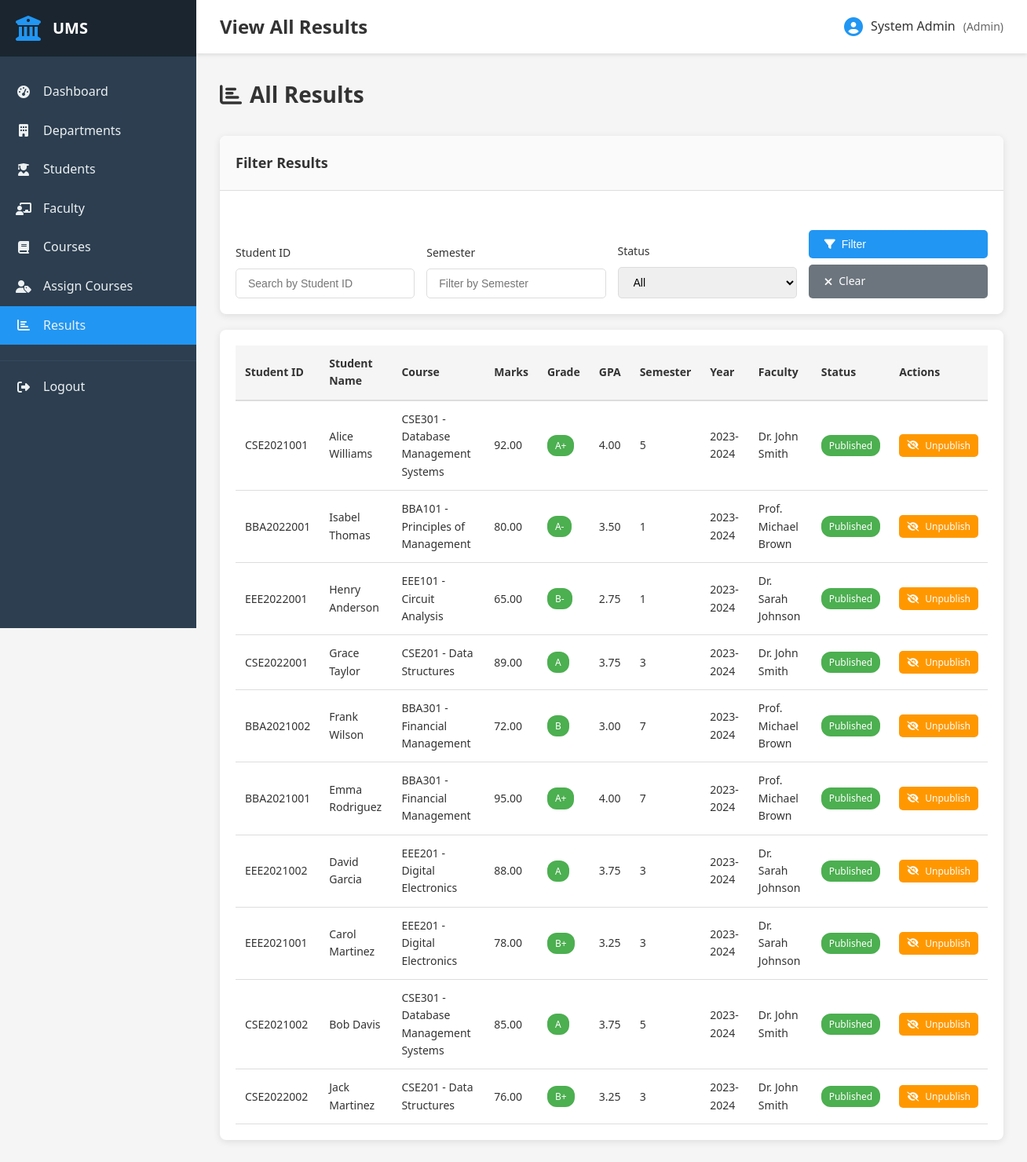
/admin/results.php (signed in), run on the app's committed database.
### tables this page shows
CREATE TABLE results (
    id INT AUTO_INCREMENT PRIMARY KEY,
    student_id INT NOT NULL,
    course_id INT NOT NULL,
    marks DECIMAL(5,2) NOT NULL,
    grade VARCHAR(5),
    grade_point DECIMAL(3,2),
    faculty_id INT,
    semester INT NOT NULL,
    academic_year VARCHAR(10) NOT NULL,
    published TINYINT(1) DEFAULT 0,
    created_at TIMESTAMP DEFAULT CURRENT_TIMESTAMP,
    updated_at TIMESTAMP DEFAULT CURRENT_TIMESTAMP ON UPDATE CURRENT_TIMESTAMP,
    FOREIGN KEY (student_id) REFERENCES students(id) ON DELETE CASCADE,
    FOREIGN KEY (course_id) REFERENCES courses(id) ON DELETE CASCADE,
    FOREIGN KEY (faculty_id) REFERENCES faculty(id) ON DELETE SET NULL
);

CREATE TABLE students (
    id INT AUTO_INCREMENT PRIMARY KEY,
    user_id INT NOT NULL,
    student_id VARCHAR(20) NOT NULL UNIQUE,
    name VARCHAR(100) NOT NULL,
    department_id INT,
    year INT NOT NULL,
    semester INT NOT NULL,
    created_at TIMESTAMP DEFAULT CURRENT_TIMESTAMP,
    FOREIGN KEY (user_id) REFERENCES users(id) ON DELETE CASCADE,
    FOREIGN KEY (department_id) REFERENCES departments(id) ON DELETE SET NULL
);

CREATE TABLE courses (
    id INT AUTO_INCREMENT PRIMARY KEY,
    course_code VARCHAR(20) NOT NULL UNIQUE,
    course_name VARCHAR(150) NOT NULL,
    credit DECIMAL(3,1) NOT NULL,
    department_id INT,
    semester INT NOT NULL,
    created_at TIMESTAMP DEFAULT CURRENT_TIMESTAMP,
    FOREIGN KEY (department_id) REFERENCES departments(id) ON DELETE SET NULL
);

CREATE TABLE faculty (
    id INT AUTO_INCREMENT PRIMARY KEY,
    user_id INT NOT NULL,
    name VARCHAR(100) NOT NULL,
    department_id INT,
    created_at TIMESTAMP DEFAULT CURRENT_TIMESTAMP,
    FOREIGN KEY (user_id) REFERENCES users(id) ON DELETE CASCADE,
    FOREIGN KEY (department_id) REFERENCES departments(id) ON DELETE SET NULL
);

### includes/functions.php (called while the page is built, shortened)
<?php
function clean($data) {
    return htmlspecialchars($data, ENT_QUOTES, 'UTF-8');
}
?>

### admin/results.php (the view, shortened to what this page needs)
<?php
require_once __DIR__ . '/../includes/functions.php';
$where = [];
$params = [];
$types = "";
$where_clause = !empty($where) ? "WHERE " . implode(" AND ", $where) : "";
$query = "
    SELECT r.*, s.name as student_name, s.student_id,
           c.course_code, c.course_name, c.credit,
           f.name as faculty_name
    FROM results r
    JOIN students s ON r.student_id = s.id
    JOIN courses c ON r.course_id = c.id
    LEFT JOIN faculty f ON r.faculty_id = f.id
    $where_clause
    ORDER BY r.created_at DESC
";
if (!empty($params)) {
    $stmt = $conn->prepare($query);
    $stmt->bind_param($types, ...$params);
    $stmt->execute();
    $results = $stmt->get_result();
} else {
    $results = $conn->query($query);
}
include __DIR__ . '/../includes/header.php';
?>
<div class="page-header">
    <h2><i class="fas fa-chart-bar"></i> All Results</h2>
</div>
<div class="content-card">
    <div class="card-header">
        <h3>Filter Results</h3>
    </div>
    <div class="card-body">
        <form method="GET" class="filter-form">
            <div class="form-row">
                <div class="form-group">
                    <label>Student ID</label>
                    <input type="text" name="student_id" value="<?php echo $_GET['student_id'] ?? ''; ?>" class="form-control" placeholder="Search by Student ID">
                </div>
                <div class="form-group">
                    <label>Semester</label>
                    <input type="number" name="semester" value="<?php echo $_GET['semester'] ?? ''; ?>" class="form-control" placeholder="Filter by Semester">
                </div>
                <div class="form-group">
                    <label>Status</label>
                    <select name="published" class="form-control">
                        <option value="">All</option>
                    </select>
                </div>
                <div class="form-group">
                    <label>&nbsp;</label>
                    <button type="submit" class="btn btn-primary">
                        <i class="fas fa-filter"></i> Filter
                    </button>
                    <a href="/admin/results.php" class="btn btn-secondary">
                        <i class="fas fa-times"></i> Clear
                    </a>
                </div>
            </div>
        </form>
    </div>
</div>
<div class="content-card">
    <div class="card-body">
        <div class="table-responsive">
            <table class="data-table">
                <thead>
                    <tr>
                        <th>Student ID</th>
                        <th>Student Name</th>
                        <th>Course</th>
                        <th>Marks</th>
                        <th>Grade</th>
                        <th>GPA</th>
                        <th>Semester</th>
                        <th>Year</th>
                        <th>Faculty</th>
                        <th>Status</th>
                        <th>Actions</th>
                    </tr>
                </thead>
                <tbody>
                    <?php while ($row = $results->fetch_assoc()): ?>
                    <tr>
                        <td><?php echo clean($row['student_id']); ?></td>
                        <td><?php echo clean($row['student_name']); ?></td>
                        <td><?php echo clean($row['course_code'] . ' - ' . $row['course_name']); ?></td>
                        <td><?php echo clean($row['marks']); ?></td>
                        <td><span class="badge badge-<?php echo $row['grade'] == 'F' ? 'danger' : 'success'; ?>"><?php echo clean($row['grade']); ?></span></td>
                        <td><?php echo $row['grade_point']; ?></td>
                        <td><?php echo $row['semester']; ?></td>
                        <td><?php echo clean($row['academic_year']); ?></td>
                        <td><?php echo clean($row['faculty_name'] ?? 'N/A'); ?></td>
                        <td>
                            <?php if ($row['published']): ?>
                                <span class="badge badge-success">Published</span>
                            <?php else: ?>
                                <span class="badge badge-warning">Draft</span>
                            <?php endif; ?>
                        </td>
                        <td>
                            <a href="?toggle_publish=<?php echo $row['id']; ?>" class="btn btn-sm btn-<?php echo $row['published'] ? 'warning' : 'success'; ?>">
                                <i class="fas fa-<?php echo $row['published'] ? 'eye-slash' : 'eye'; ?>"></i>
                                <?php echo $row['published'] ? 'Unpublish' : 'Publish'; ?>
                            </a>
                        </td>
                    </tr>
                    <?php endwhile; ?>
                </tbody>
            </table>
        </div>
    </div>
</div>
<?php include __DIR__ . '/../includes/footer.php'; ?>

### assets/css/style.css (style rules this page uses)
* { margin: 0; padding: 0; box-sizing: border-box; }
:root { --primary-color: #2196F3; --secondary-color: #1976D2; --success-color: #4CAF50; --danger-color: #f44336; --warning-color: #FF9800; --info-color: #00BCD4; --dark-color: #333; --light-color: #f5f5f5; --border-color: #ddd; --sidebar-width: 250px; }
body { font-family: 'Segoe UI', Tahoma, Geneva, Verdana, sans-serif; background: #f5f5f5; color: #333; line-height: 1.6; }
.content-card { background: white; border-radius: 8px; box-shadow: 0 2px 10px rgba(0,0,0,0.1); margin-bottom: 20px; overflow: hidden; }
.card-header { padding: 20px; border-bottom: 1px solid var(--border-color); background: #fafafa; }
.card-header h3 { font-size: 18px; font-weight: 600; color: var(--dark-color); display: flex; align-items: center; gap: 10px; }
.card-body { padding: 20px; }
.table-responsive { overflow-x: auto; }
.data-table { width: 100%; border-collapse: collapse; font-size: 14px; }
.data-table thead { background: #f5f5f5; }
.data-table th { padding: 12px; text-align: left; font-weight: 600; color: var(--dark-color); border-bottom: 2px solid var(--border-color); }
.data-table td { padding: 12px; border-bottom: 1px solid var(--border-color); }
.form-row { display: grid; grid-template-columns: repeat(auto-fit, minmax(200px, 1fr)); gap: 20px; }
.form-group { display: flex; flex-direction: column; gap: 8px; }
.form-group label { font-weight: 500; color: var(--dark-color); font-size: 14px; }
.form-control { padding: 10px 15px; border: 1px solid var(--border-color); border-radius: 5px; font-size: 14px; transition: border-color 0.3s ease; }
.filter-form .form-row { display: grid; grid-template-columns: repeat(auto-fit, minmax(200px, 1fr)); gap: 15px; align-items: end; }
.btn { padding: 10px 20px; border: none; border-radius: 5px; font-size: 14px; cursor: pointer; display: inline-flex; align-items: center; gap: 8px; transition: all 0.3s ease; text-decoration: none; font-weight: 500; }
.btn-primary { background: var(--primary-color); color: white; }
.btn-secondary { background: #6c757d; color: white; }
.btn-warning { background: var(--warning-color); color: white; }
.btn-sm { padding: 5px 10px; font-size: 12px; }
.badge { display: inline-block; padding: 4px 10px; border-radius: 12px; font-size: 12px; font-weight: 500; }
.badge-success { background: var(--success-color); color: white; }
.page-header { display: flex; justify-content: space-between; align-items: center; margin-bottom: 30px; }
.page-header h2 { font-size: 28px; color: var(--dark-color); display: flex; align-items: center; gap: 10px; }

### data on the page
results: student.student_id "CSE2021001", student.name "Alice Williams", course.course_name "CSE301 - Database Management Systems", marks "92.00", grade "A+", grade_point "4.00", semester "5", academic_year "2023-2024", faculty.name "Dr. John Smith", published "Published"
results: student.student_id "BBA2022001", student.name "Isabel Thomas", course.course_name "BBA101 - Principles of Management", marks "80.00", grade "A-", grade_point "3.50", semester "1", academic_year "2023-2024", faculty.name "Prof. Michael Brown", published "Published"
results: student.student_id "EEE2022001", student.name "Henry Anderson", course.course_name "EEE101 - Circuit Analysis", marks "65.00", grade "B-", grade_point "2.75", semester "1", academic_year "2023-2024", faculty.name "Dr. Sarah Johnson", published "Published"
results: student.student_id "CSE2022001", student.name "Grace Taylor", course.course_name "CSE201 - Data Structures", marks "89.00", grade "A", grade_point "3.75", semester "3", academic_year "2023-2024", faculty.name "Dr. John Smith", published "Published"
results: student.student_id "BBA2021002", student.name "Frank Wilson", course.course_name "BBA301 - Financial Management", marks "72.00", grade "B", grade_point "3.00", semester "7", academic_year "2023-2024", faculty.name "Prof. Michael Brown", published "Published"
results: student.student_id "BBA2021001", student.name "Emma Rodriguez", course.course_name "BBA301 - Financial Management", marks "95.00", grade "A+", grade_point "4.00", semester "7", academic_year "2023-2024", faculty.name "Prof. Michael Brown", published "Published"
results: student.student_id "EEE2021002", student.name "David Garcia", course.course_name "EEE201 - Digital Electronics", marks "88.00", grade "A", grade_point "3.75", semester "3", academic_year "2023-2024", faculty.name "Dr. Sarah Johnson", published "Published"
results: student.student_id "EEE2021001", student.name "Carol Martinez", course.course_name "EEE201 - Digital Electronics", marks "78.00", grade "B+", grade_point "3.25", semester "3", academic_year "2023-2024", faculty.name "Dr. Sarah Johnson", published "Published"
results: student.student_id "CSE2021002", student.name "Bob Davis", course.course_name "CSE301 - Database Management Systems", marks "85.00", grade "A", grade_point "3.75", semester "5", academic_year "2023-2024", faculty.name "Dr. John Smith", published "Published"
results: student.student_id "CSE2022002", student.name "Jack Martinez", course.course_name "CSE201 - Data Structures", marks "76.00", grade "B+", grade_point "3.25", semester "3", academic_year "2023-2024", faculty.name "Dr. John Smith", published "Published"

### other printed values
$page_title "View All Results"
$_SESSION['name'] "System Admin"
$_SESSION['role'] "Admin"
